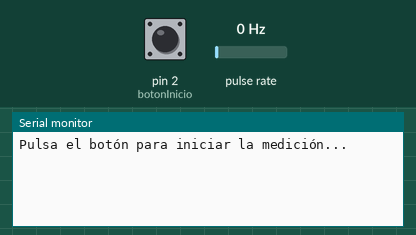
This sketch was run on a simulated Arduino Uno, built with avr-gcc and run on an emulated ATmega328P. Parts: the last lines printed to the serial monitor. Wiring (inferred from the names in the program): pulse sensor: data pin 3. The test bench sets the inputs (shaded band); at power-on: pin 2 (botonInicio) HIGH, pulse rate 0 Hz.

Above: at 1.2 s.
1.3 s: pin 2 (botonInicio) pulled LOW for 0.15 s
At 2.0 s:
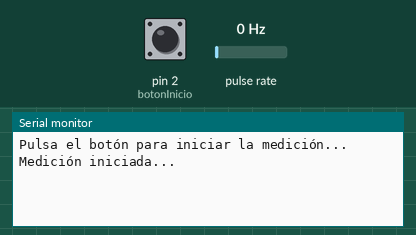
4.4 s: pulse rate (sensor on pin 3) set to 4 Hz
At 6.61 s:
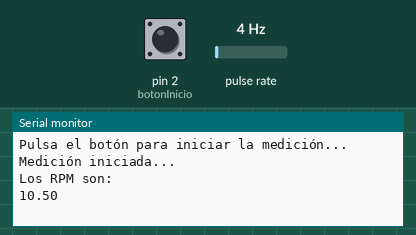
7.4 s: pin 2 (botonInicio) pulled LOW for 1 s
At 7.8 s:
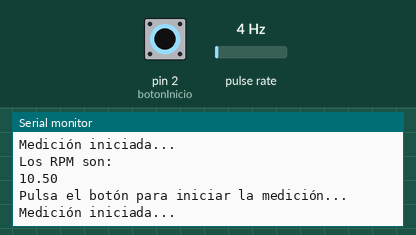

The sketch:

funcionalidad_extra.ino
```cpp
const byte botonInicio = 2;
const byte encoder = 3;
bool pulsado = false;
int numeroPulsos = 0;
const int ranuras = 8;            // Número de ranuras del encoder por vuelta
const int factor = 60 / 5;        // Factor de conversión a RPM (60 segundos / 5 segundos de medición)
unsigned long tiempoInicio;       // Tiempo inicial de la medición
unsigned long tiempoActual;       // Tiempo transcurrido
double rpm;                       // Valor de RPM calculado

void setup() {
  pinMode(botonInicio, INPUT_PULLUP);
  pinMode(encoder, INPUT);
  Serial.begin(9600);
  attachInterrupt(digitalPinToInterrupt(encoder), interrupcionBoton, FALLING);
}

void loop() {
  // Espera hasta que se pulse el botón (el pin pasa de HIGH a LOW)
  Serial.println("Pulsa el botón para iniciar la medición...");
  while (digitalRead(botonInicio) == HIGH) {
    // Espera activa (no hace nada hasta que se pulse el botón)
  }

  Serial.println("Medición iniciada...");
  numeroPulsos = 0;                     // Reinicia el contador
  tiempoInicio = millis();              // Guarda el tiempo inicial
  tiempoActual = millis() - tiempoInicio;

  // Mide durante 5 segundos
  while (tiempoActual < 5000) {
    if (pulsado) {                      // Si se detectó un pulso
      numeroPulsos++;                   // Incrementa el contador
      pulsado = false;                  // Resetea la bandera
    }
    tiempoActual = millis() - tiempoInicio;  // Actualiza el tiempo transcurrido
  }

  // Cálculo de las RPM
  rpm = (numeroPulsos / (double)ranuras) * factor;

  // Muestra el resultado
  Serial.println("Los RPM son:");
  Serial.println(rpm);

  // Espera a que se suelte el botón antes de poder medir de nuevo
  while (digitalRead(botonInicio) == LOW);
  delay(500); // Pequeño retardo para evitar rebotes del botón
}

void interrupcionBoton() {
  pulsado = true;
}
```

Measured:
- after the input at 1.3 s, the serial monitor: prints a new line at once (image 1)
- after the input at 4.4 s, the serial monitor: prints a new line after 1.9 s (image 2)
- after the input at 7.4 s, the serial monitor: prints a new line at once (image 3)
